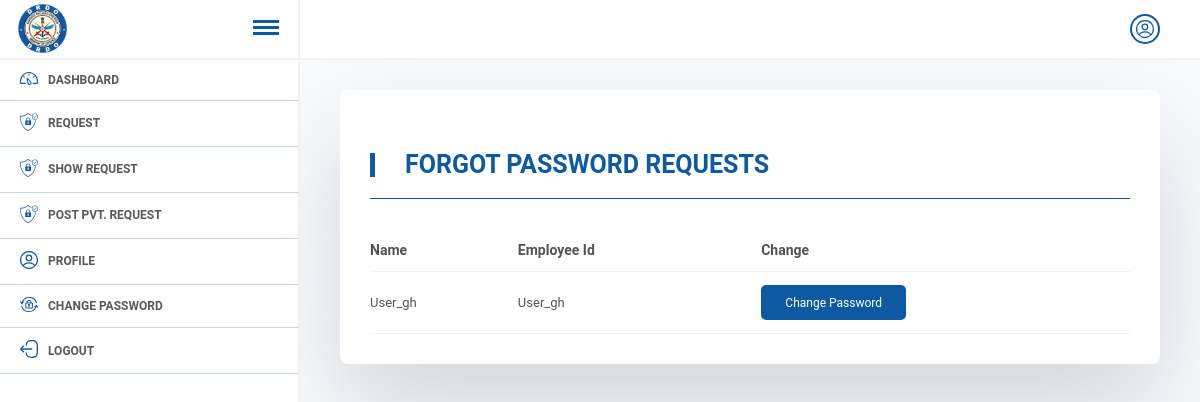
The app's page /adminpanel/formtghfaaf (signed in) with its own data.
### home/models.py (models this page shows, shortened)
class ForgetMessageRequest(models.Model):
    employee_id = models.ForeignKey(User, on_delete=models.CASCADE)
    action_perform = models.BooleanField(default=False)

class User(AbstractBaseUser, PermissionsMixin):
    position = models.CharField(max_length = 40, choices=postions)
    name = models.CharField(max_length=150)
    department = models.ForeignKey(Department, on_delete=models.CASCADE, null=True, blank=True)
    image = models.ImageField(upload_to="images", null=True, blank=True)
    employee_id = models.CharField(max_length=20, null=True, blank=True)
    gh_dh_user = models.ForeignKey("self",on_delete=models.CASCADE,null=True,blank=True,related_name="gh_dhh")
    tech_dir_user = models.ForeignKey("self",on_delete=models.CASCADE,null=True, blank=True, related_name="tech_dirr")
    is_staff = models.BooleanField(default=False)
    is_active = models.BooleanField(default=True)
    adhaar_no = models.CharField(max_length=20, null=True, blank=True, default=None)
    location = models.TextField(null=True, blank=True, default=None)
    department_access = models.BooleanField(default=False, null=True, blank=True)
    pis = models.CharField(max_length=200, unique=True)
    designation = models.CharField(max_length=50,null=True,blank=True)
    objects = UserManager()
    USERNAME_FIELD = 'pis'

### adminapp/views.py (the view)
# urls.py: path("formtghfaaf", forgot_message_request, name="forgotmessage"),
@login_required
def forgot_message_request(request):
    objs = {}
    try:
        objs = ForgetMessageRequest.objects.filter(action_perform = False)
    except Exception as e:
        messages.error(request, "Something went wrong.")
    context = {"objs": objs}
    return render(request, "forgotrequest.html", context)

### home/context_processors.py (called while the page is built)
def my_context_processor(request):
    dir_objs= Appointment.objects.filter(Q(date__gte = datetime.now()) & Q(final_status= "Pending")).count()
    dir_objs1 = Appointment.objects.filter(Q(date__gte = datetime.now()) & Q(final_status= "Pending"))
    context = {}
    context["dir_objs"] = dir_objs
    context["dir_objs1"] = dir_objs1
    context["user"] = request.user
    return {"data":context}

### templates/forgotrequest.html
{% extends 'foundation.html' %}
{% block admincontent %}
<div class="dashboard-wrapper">
<div class="title">
    <h2 class="section--title">Forgot password requests</h2>
</div>
<div class="table">
    <table>
        <thead>
            <tr>
                <th>Name</th>
                <th>Employee Id</th>
                <th>Change</th>
            </tr>
        </thead>
        <tbody>
            {% for obj in objs %}
            <tr>
                <td>{{obj.employee_id.name}}</td>
                <td>{{obj.employee_id.employee_id}}</td>
                {% if obj.employee_id.employee_id %}
                <td><a href="{% url 'changepass' obj.employee_id.pis %}" class="change-btn add">Change Password</a></td>
                {% endif %}
            </tr>
            {% endfor %}
        </tbody>
    </table>
</div>
</div>
{% endblock admincontent %}

### static/css/main.css (style rules this page uses)
* { margin: 0; padding: 0; box-sizing: border-box; font-family: 'Roboto', sans-serif; }
body { position: relative; width: 100%; }
a { text-decoration: none; }
.title { display: flex; align-items: center; justify-content: space-between; margin: 30px 0 30px 0; padding: 0 0 19px 0; border-bottom: 1px solid #0d5aa3; }
.section--title { font-weight: 400; }
.add { display: flex; align-items: center; padding: 5px 10px; outline: none; border: none; font-size: 14px; height: 35px; background-color: #0d5aa3; color: #fff; border-radius: 5px; cursor: pointer; transition: .3s; }
.table { overflow-x: auto; }
.table thead th { white-space: nowrap; padding: 5px 10px; }
.table tbody td, .table tbody th { padding: 5px 10px; }
table { width: 100%; text-align: left; border-collapse: collapse; }
tr { border-bottom: 1px solid #f1f1f1; }
td, th { padding-block: 20px; text-align: left; margin-right: 10px; }
.dashboard-wrapper { margin: 30px 0px; padding: 30px 30px; border-radius: 8px; background: #fff; box-shadow: rgba(17, 12, 46, 0.15) 0px 48px 100px 0px; }
.title h2 { position: relative; font-size: 25px; padding-left: 35px; text-transform: uppercase; font-weight: 600; color: #0d5aa3; }
.title h2:after { position: absolute; content: ""; top: 3px; left: 0; width: 5px; height: 24px; background: #0d5aa3; }
.dashboard-wrapper table td { color: #535353; text-transform: capitalize; font-size: 13px; }
a.change-btn.add { max-width: 145px !important; font-size: 12px; justify-content: center; }
.dashboard-wrapper table th { color: #535353; text-transform: capitalize; font-size: 14px; }
.profile-d table, th, td { border: none !important; border-collapse: collapse; font-size: 13px; color: #000000a3; padding: 13px 0 !important; }

### records on screen
ForgetMessageRequest: employee_id.name "User_gh", employee_id.employee_id "User_gh", shows "Change Password"
